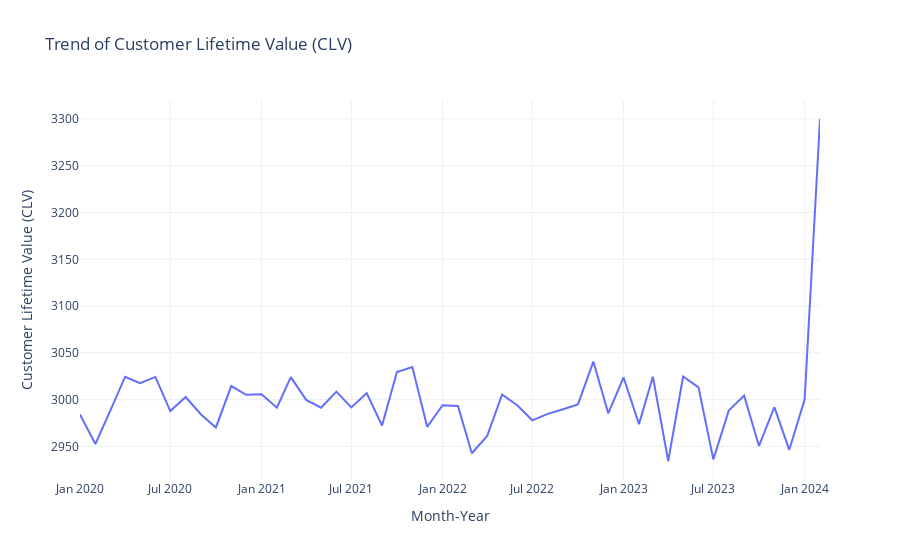
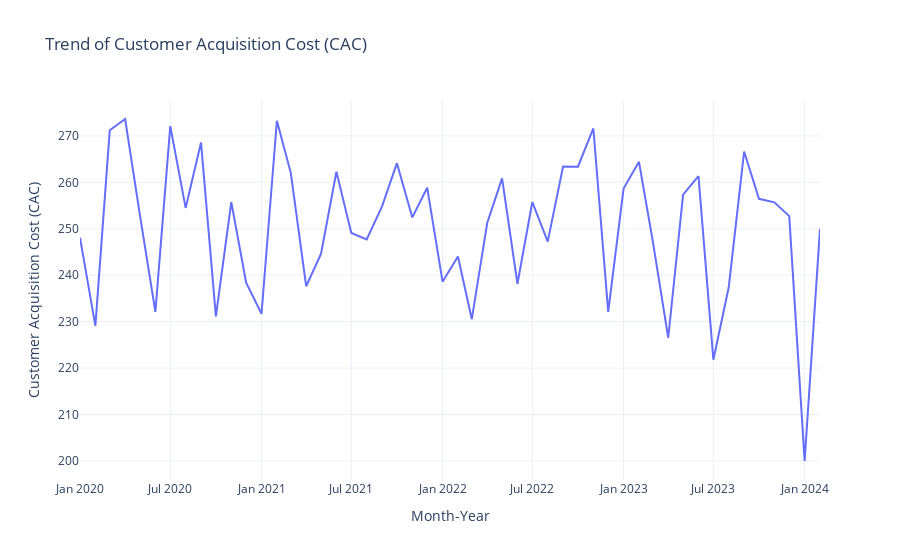
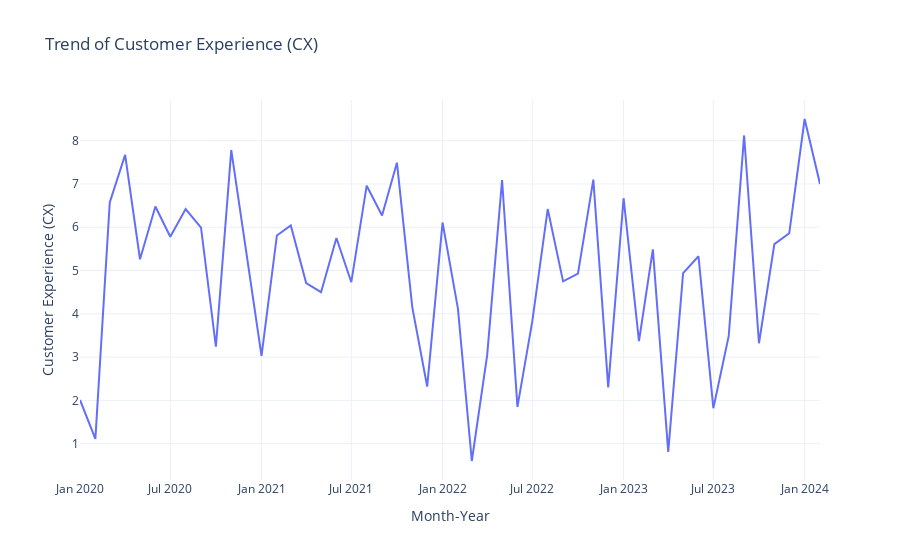
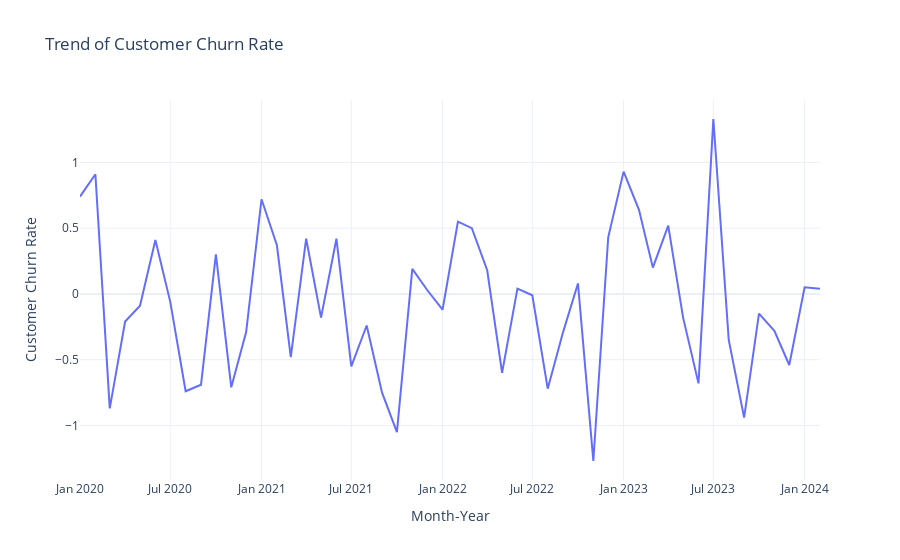

The notebook cell these images were saved under, in order:
### Code cell
print(response.code.split('```')[1].replace('#','####').replace('python',''))
exec(response.code.split('```')[1].replace('#','####').replace('python',''))
